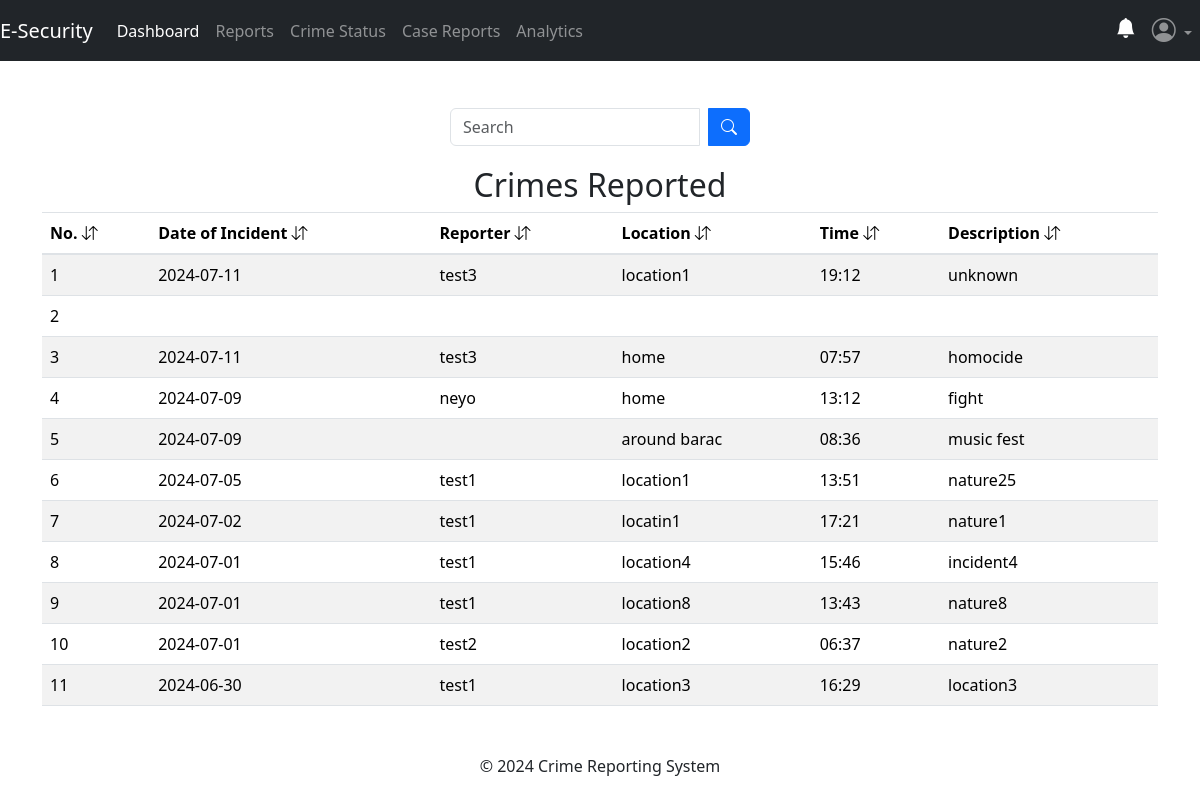
/admin/reports (signed in), run on the app's committed database.
### app/posts/models.py (models this page shows, shortened)
class Crime(db.Model, UserMixin):
    crime_id = db.Column(db.Integer, primary_key=True)
    date_of_incident = db.Column(db.String(10), nullable=False)
    issued_by = db.Column(db.String(20), nullable=True)
    time_of_incident = db.Column(db.String(10), nullable=False)
    phonenumber = db.Column(db.String(10), nullable=True)
    incident_location = db.Column(db.Text, nullable=False)
    incident_nature = db.Column(db.Text, nullable=False)
    incident_details = db.Column(db.Text, nullable=False)
    suspect_details = db.Column(db.Text, nullable=True)
    arrest_history = db.Column(db.Text, nullable=False)
    suspect_name = db.Column(db.String(10), nullable=True)
    comments = db.Column(db.Text, nullable=True)
    crime_status = db.Column(db.String(10), nullable=True)
    latitude = db.Column(db.Float)
    longitude = db.Column(db.Float)
    crime_file_upload = db.Column(db.Text, nullable=True)
    crime_file_name = db.Column(db.Text, nullable=True)
    crime_mimetype = db.Column(db.Text, nullable=True)
    date_crime_received = db.Column(db.DateTime(timezone=True), default=current_time())
    reporter_id = db.Column(db.Integer, db.ForeignKey('user.id'))

### app/admins/routes.py (the view)
@admins.route('/admin/reports')
@admin_required
def reports():
    search_query = request.args.get('search_query', '')
    try:
        if search_query:
            crimes = Crime.query.filter(
                Crime.incident_location.ilike(f'%{search_query}%') |
                Crime.issued_by.ilike(f'%{search_query}%') |
                Crime.date_of_incident.ilike(f'%{search_query}%') |
                Crime.time_of_incident.ilike(f'%{search_query}%') |
                Crime.date_crime_received.ilike(f'%{search_query}%') |
                Crime.crime_status.ilike(f'%{search_query}%') |
                Crime.incident_nature.ilike(f'%{search_query}%')
            ).order_by(desc(Crime.date_crime_received)).all()
        else:
            crimes = Crime.query.order_by(desc(Crime.date_crime_received)).all()
    except Exception as e:
        current_app.logger.error(f"Database error: {str(e)}")
        flash("An error occurred while fetching reports.", "danger")
        return redirect(url_for('admins.reports'))
    if not crimes:
        flash("No reports found.", "info")
    return render_template('admin/reports.html', title='Reports Dashboard', crimes=crimes)

### app/__init__.py (called while the page is built)
@login_manager.user_loader
def load_user(user_id):
    return models.User.query.get(user_id)

### app/admins/routes.py (called while the page is built)
def admin_required(f):
    @wraps(f)
    def decorated_function(*args, **kwargs):
        if not session.get('admin_id'):
            flash('You need to be logged in as an admin to access the page.', 'danger')
            return redirect(url_for('admins.adminIndex'))
        return f(*args, **kwargs)
    return decorated_function

### app/templates/admin/reports.html (shortened to what this page needs)
{% extends 'admin/layout.html' %} {% block content %}
<div class="container">
  <br />
  <form
    method="GET"
    action="{{ url_for('admins.reports') }}"
    class="search-form"
  >
    <div class="input-group search-input">
      <input
        type="text"
        name="search_query"
        class="form-control"
        placeholder="Search"
      />
      <div class="input-group-append ms-2">
        <button type="submit" class="btn btn-primary">
          <i class="bi bi-search"></i>
        </button>
      </div>
    </div>
  </form>
  {% if crimes %}
  <table class="table table-striped table-hover">
    <h2 style="text-align: center">Crimes Reported</h2>
    <thead>
      <tr>
        <th scope="col">No. <i class="bi bi-arrow-down-up"></i></th>
        <th scope="col">
          Date of Incident <i class="bi bi-arrow-down-up"></i>
        </th>
        <th scope="col">Reporter <i class="bi bi-arrow-down-up"></i></th>
        <th scope="col">Location <i class="bi bi-arrow-down-up"></i></th>
        <th scope="col">Time <i class="bi bi-arrow-down-up"></i></th>
        <th scope="col">Description <i class="bi bi-arrow-down-up"></i></th>
      </tr>
    </thead>
    <tbody>
      {% for crime in crimes %}
      <tr
        onclick="crimeDetails('{{ crime.crime_id }}')"
        style="cursor: pointer"
      >
        <td>{{ loop.index }}</td>
        <td>{{ crime.date_of_incident }}</td>
        <td>{{ crime.issued_by }}</td>
        <td>{{ crime.incident_location }}</td>
        <td>{{ crime.time_of_incident }}</td>
        <td>{{ crime.incident_nature }}</td>
      </tr>
      {% endfor %}
    </tbody>
  </table>
  {% endif %}
  {% endblock content %}

### app/templates/admin/layout.html (style rules this page uses)
html, body { height: 100%; width: 100%; padding-top: 30px; background-color: #ffffff; }

### app/templates/admin/reports.html (style rules this page uses)
.search-form { display: flex; justify-content: center; margin-bottom: 20px; }
.search-input { width: 300px; }

### data on the page
Crime: date_of_incident "2024-07-11", issued_by "test3", incident_location "location1", time_of_incident "19:12", incident_nature "unknown"
Crime: date_of_incident "2024-07-11", issued_by "test3", incident_location "home", time_of_incident "07:57", incident_nature "homocide"
Crime: date_of_incident "2024-07-09", issued_by "neyo", incident_location "home", time_of_incident "13:12", incident_nature "fight"
Crime: date_of_incident "2024-07-09", incident_location "around barac", time_of_incident "08:36", incident_nature "music fest"
Crime: date_of_incident "2024-07-05", issued_by "test1", incident_location "location1", time_of_incident "13:51", incident_nature "nature25"
Crime: date_of_incident "2024-07-02", issued_by "test1", incident_location "locatin1", time_of_incident "17:21", incident_nature "nature1"
Crime: date_of_incident "2024-07-01", issued_by "test1", incident_location "location4", time_of_incident "15:46", incident_nature "incident4"
Crime: date_of_incident "2024-07-01", issued_by "test1", incident_location "location8", time_of_incident "13:43", incident_nature "nature8"
Crime: date_of_incident "2024-07-01", issued_by "test2", incident_location "location2", time_of_incident "06:37", incident_nature "nature2"
Crime: date_of_incident "2024-06-30", issued_by "test1", incident_location "location3", time_of_incident "16:29", incident_nature "location3"
